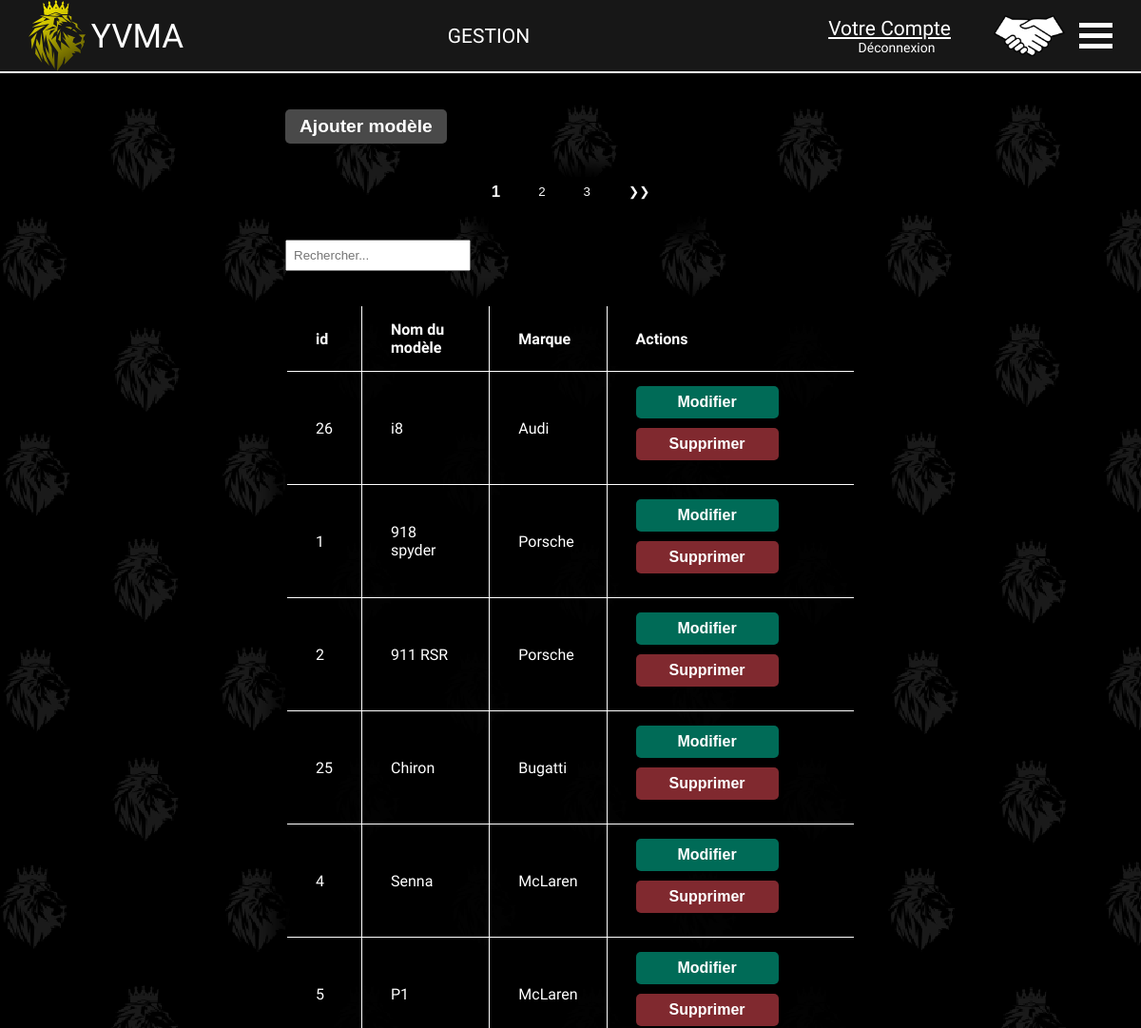
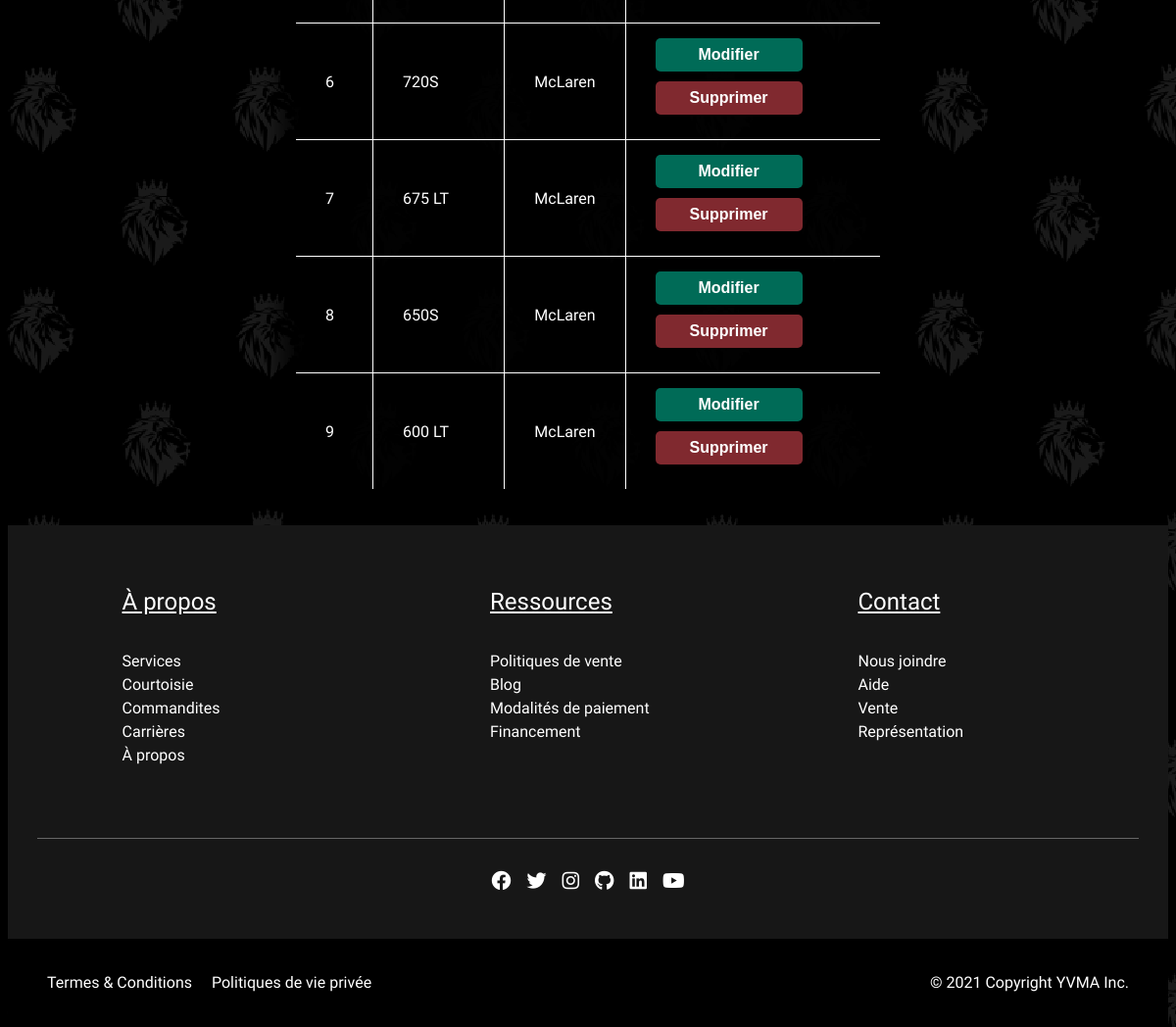
The page /VEHICULES_DOCCASION_INC/index.php?Voiture&action=ListeModele (signed in) on the database its author committed (2 pictures, top to bottom).
### tables this page shows
CREATE TABLE modele (
	idModele SMALLINT UNSIGNED AUTO_INCREMENT,
	nomModele VARCHAR(30) NOT NULL,
	marqueId SMALLINT UNSIGNED,
	visibilite BOOLEAN NOT NULL,
	PRIMARY KEY(idModele),
	FOREIGN KEY(marqueId) REFERENCES marque(idMarque)
);

CREATE TABLE marque (
	idMarque SMALLINT UNSIGNED AUTO_INCREMENT,
	nomMarque VARCHAR(30) NOT NULL,
	visibilite BOOLEAN NOT NULL,
	PRIMARY KEY(idMarque)
);

### VEHICULES_DOCCASION_INC/index.php (called while the page is built, shortened)
<?php
    function mon_autoloader($classe) {
        $repertoires = array(RACINE . "controleurs/",
						RACINE . "modeles/",
						RACINE . "vues/");
        foreach ($repertoires as $rep) {
            if (file_exists($rep . $classe . ".php")) {
                return;
            }
        }
    }
	Routeur::route();
?>

### VEHICULES_DOCCASION_INC/modeles/TemplateDAO.php (called while the page is built, shortened)
<?php
	abstract class TemplateDAO {
		public function __construct() {
			$this->connexion = new PDO("mysql:host=localhost;dbname=concessionnaire", "root", "");
		}
	}
?>

### VEHICULES_DOCCASION_INC/modeles/Modele_Voiture.php (called while the page is built, shortened)
<?php
	class Modele_Voiture extends TemplateDAO {
		public function obtenir_marque_modele() {
			try {
				$stmt = $this->connexion->query("SELECT * FROM modele JOIN marque ON marqueId = IdMarque WHERE modele.visibilite = 1 ");
				$stmt->execute();
				return $stmt->fetchAll();
			}
			catch(Exception $exc) {
				return 0;
			}
		}
	}
?>

### VEHICULES_DOCCASION_INC/vues/ListeModeleAdmin.php (the view, shortened to what this page needs)
<section class="yu-section">
    <div class="yu-table-modele yu-btn-ajouter-container">
        <button class="yu-btn-ajouter">Ajouter modèle</button>
    </div>
    <table class="yu-table yu-table-modele" data-component="Pagination">
        <thead>
        <tr>
            <th>id</th>
            <th>Nom du modèle</th>
            <th>Marque</th>
            <th>Actions</th>
        </tr>
        </thead>
    <tbody>
    <?php foreach ($data['marque_modele'] as $modele) { ?>
        <tr>
            <td data-js-idModele><?= $modele["idModele"]?></td>
            <td><?= $modele["nomModele"]?></td>
            <td><?= $modele["nomMarque"]?></td>
            <td><button class="yu-btn-modifier yu-btn">Modifier</button><button class="yu-btn-supprimer yu-btn">Supprimer</button></td>
        </tr>
    <?php }?>
    </tbody>
    </table>
</section>

### VEHICULES_DOCCASION_INC/assets/styles/styles.css (style rules this page uses)
* { color: white; }
body { max-width: 100%; height: 100vh; min-height: 100vh; margin-top: calc(75px - 30px); box-sizing: border-box; font-family: 'Overpass', sans-serif; overflow-x: hidden; background-image: url(../images/lionBG2.svg); background-size: cover; }
button { -webkit-appearance: none; -moz-appearance: none; border: none; border-radius: 0; cursor: pointer; outline: none; padding: .5em 20px; transition: background-color .3s ease; width: fit-content; }
table { border-collapse: collapse; }
table, tr, th, td { border: solid 1px black; }
th, td { padding: 15px 30px; text-align: left; }

### VEHICULES_DOCCASION_INC/assets/styles/admin.css (style rules this page uses)
body { background-color: black; background-size: cover; background-attachment: fixed; background-position-y: 75px; overflow-x: hidden; }
.yu-btn-ajouter { color: white; padding: 7px 15px; background: rgba(73, 73, 73, 1); border-radius: 5px; box-shadow: 0 0 8px 1px rgb(0 0 0 / 70%); max-width: 1024px; margin: 70px 0 0 0; font-size: 1.2em; font-weight: 600; text-align: center; }
.yu-btn-modifier { background: rgb(0, 107, 87, 1); width: 150px; margin: 0 auto; border-radius: 5px; box-shadow: 0 0 8px 1px rgb(0 0 0 / 70%); font-size: 1em; font-weight: 600; }
.yu-btn-supprimer { background: #80292F; width: 150px; margin: 10px auto; border-radius: 5px; box-shadow: 0 0 8px 1px rgb(0 0 0 / 70%); font-size: 1em; font-weight: 600; }
.yu-table, .yu-table th, .yu-table td { border: 1px solid white; border-collapse: collapse; color: white; }
.yu-table { width: 100%; max-width: 100%; margin: 70px auto; background: rgba(0, 0, 0, 0.9); box-shadow: 0 0 16px 15px rgba(0, 0, 0, 0.7); border: 2px solid rgba(0, 0, 0, 0); }
.yu-btn-ajouter-container { padding-top: 0; }
.yu-table-modele { max-width: 600px; margin: 35px auto; }

### rows shown on the page
modele: idModele "26", nomModele "i8", marqueId.nomMarque "Audi"
modele: idModele "1", nomModele "918 spyder", marqueId.nomMarque "Porsche"
modele: idModele "2", nomModele "911 RSR", marqueId.nomMarque "Porsche"
modele: idModele "25", nomModele "Chiron", marqueId.nomMarque "Bugatti"
modele: idModele "4", nomModele "Senna", marqueId.nomMarque "McLaren"
modele: idModele "5", nomModele "P1", marqueId.nomMarque "McLaren"
modele: idModele "6", nomModele "720S", marqueId.nomMarque "McLaren"
modele: idModele "7", nomModele "675 LT", marqueId.nomMarque "McLaren"
modele: idModele "8", nomModele "650S", marqueId.nomMarque "McLaren"
modele: idModele "9", nomModele "600 LT", marqueId.nomMarque "McLaren"
